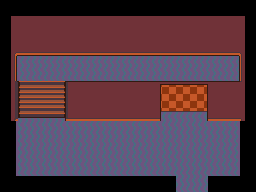

This is a level from a 2D game, rendered from its Tiled map with the project's own tilesets. A one-line summary and the complete map file follow:
An orthogonal 16x12 tile map with 16x16 px tiles, 3 tile layers (BGLower, BGUpper, BGUpper2) and 5 objects.

<map version="1.10" tiledversion="1.10.1" orientation="orthogonal" renderorder="right-down" width="16" height="12" tilewidth="16" tileheight="16" infinite="0" nextlayerid="12" nextobjectid="526">
 <tileset firstgid="1" source="sanshouse.tsx" />
 <layer id="7" name="BGLower" width="16" height="12">
  <data encoding="csv">
17,18,19,20,21,22,23,24,25,26,27,28,29,30,31,32,
49,50,51,52,53,54,55,56,57,58,59,60,61,62,63,64,
81,82,83,84,85,86,87,88,89,90,91,92,93,94,95,96,
113,114,115,116,117,118,119,120,121,122,123,124,125,126,127,128,
145,146,147,148,149,150,151,152,153,154,155,156,157,158,159,160,
177,178,179,180,181,182,183,184,185,186,187,188,189,190,191,192,
209,210,211,212,213,214,215,216,217,218,219,220,221,222,223,224,
241,242,243,244,245,246,247,248,249,250,251,252,253,254,255,256,
273,274,275,276,277,278,279,280,281,282,283,284,285,286,287,288,
305,306,307,308,309,310,311,312,313,314,315,316,317,318,319,320,
337,338,339,340,341,342,343,344,345,346,347,348,349,350,351,352,
369,370,371,372,373,374,375,376,377,378,379,380,381,382,383,384
</data>
 </layer>
 <layer id="8" name="BGUpper" width="16" height="12">
  <data encoding="csv">
0,0,0,0,0,0,0,0,0,0,0,0,0,0,0,0,
0,0,0,0,0,0,0,0,621,622,623,624,625,626,627,0,
0,0,0,0,0,0,0,0,653,654,655,656,657,658,659,0,
0,0,0,0,0,0,0,0,685,686,687,688,689,690,691,0,
0,0,0,0,0,0,0,0,717,718,719,720,721,722,723,0,
0,0,0,0,0,0,0,0,749,750,751,752,753,754,755,0,
0,0,0,0,0,0,0,0,781,782,783,784,785,786,787,0,
0,0,0,0,0,0,0,0,0,0,0,0,0,0,0,0,
0,0,0,0,0,0,0,0,0,0,0,0,0,0,0,0,
0,0,0,0,0,0,0,0,0,0,0,0,0,0,0,0,
0,0,0,0,0,0,0,0,0,0,0,0,0,0,0,0,
0,0,0,0,0,0,0,0,0,0,0,0,0,0,0,0
</data>
 </layer>
 <layer id="9" name="BGUpper2" width="16" height="12">
  <data encoding="csv">
0,0,0,0,0,0,0,0,0,0,0,0,0,0,0,0,
401,402,403,404,405,406,407,408,409,410,411,412,413,414,415,416,
433,434,435,436,437,438,439,440,441,442,443,444,445,446,447,448,
465,466,467,468,469,470,471,472,473,474,475,476,477,478,479,480,
497,498,499,500,501,502,503,504,505,506,507,508,509,510,511,512,
529,530,531,532,533,534,535,536,537,538,539,540,541,542,543,544,
561,562,563,564,565,566,567,568,569,570,571,572,573,574,575,576,
593,594,595,596,597,598,599,600,601,602,603,604,605,606,607,608,
0,0,0,0,0,0,0,0,0,0,0,0,0,0,0,0,
0,0,0,0,0,0,0,0,0,0,0,0,0,0,0,0,
0,0,0,0,0,0,0,0,0,0,0,0,0,0,0,0,
0,0,0,0,0,0,0,0,0,0,0,0,0,0,0,0
</data>
 </layer>
 <objectgroup id="10" name="Wall">
  <object id="520" x="0" y="48" width="16" height="128" />
  <object id="521" x="16" y="176" width="160" height="16" />
  <object id="522" x="208" y="176" width="32" height="16" />
  <object id="523" x="240" y="48" width="16" height="144" />
  <object id="524" x="16" y="48" width="224" height="8" />
 </objectgroup>
 <objectgroup id="3" name="Entity" opacity="0.71" />
 <objectgroup draworder="index" id="4" name="Warp" />
 <objectgroup id="11" name="Path" />
</map>
